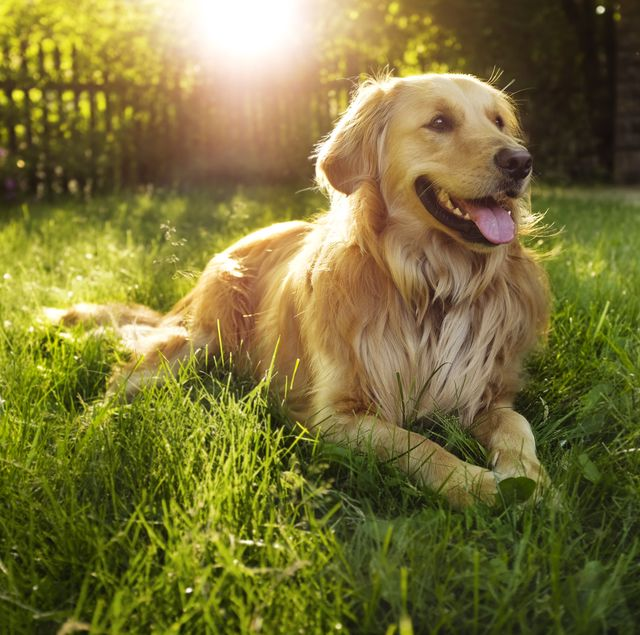
#> input picture Image Converter/dog.jpg, 640 x 635 px, given in place of the camera
$ python face_detection.py
#> lines starting #> are read from the running program, lines starting #| are printed output that depends on the picture
import cv2,pandas
from datetime import datetime

frame_first=None
timing=[]
status_list=[None,None]
face_capture=cv2.VideoCapture(0)

my_data=pandas.DataFrame(columns=["Enter Time","Exit Time"])

while True:
    check,frame=face_capture.read()
#> frame is the input picture: shape (635, 640, 3); mean B, G, R 56.4, 114.9, 122.6
    img_status=0
    gray_scale_img=cv2.cvtColor(frame,cv2.COLOR_BGR2GRAY)
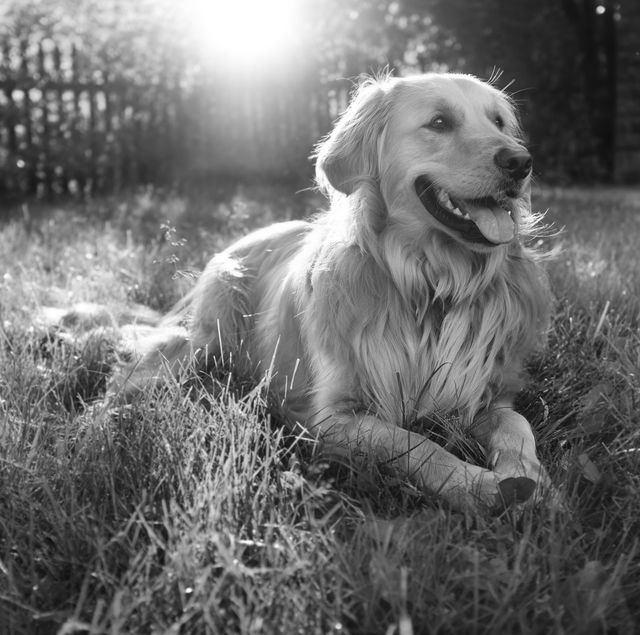
#> gray_scale_img: shape (635, 640); min 1, max 255, mean 110.5
    gray_scale_img=cv2.GaussianBlur(gray_scale_img,(21,21),0)
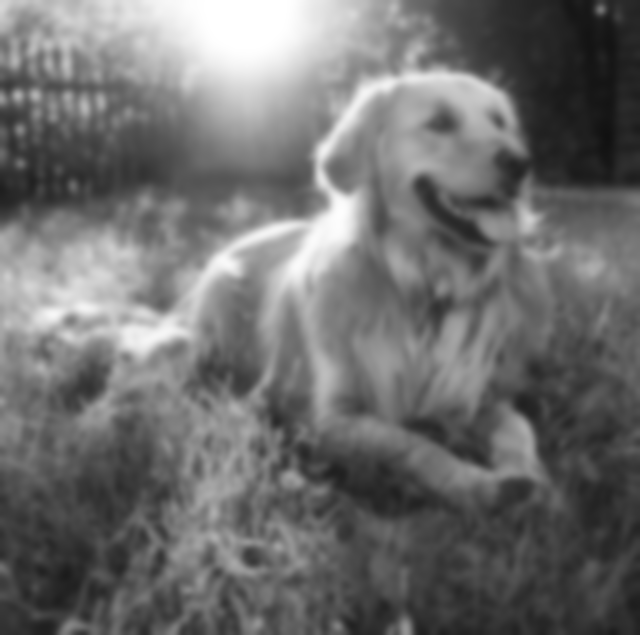
#> gray_scale_img: shape (635, 640); min 17, max 255, mean 110.5

    if frame_first is None:
        frame_first=gray_scale_img
        continue

    blured_frame=cv2.absdiff(frame_first,gray_scale_img)

    #Threshold Frame
    threshold_frame=cv2.threshold(blured_frame,40,255,cv2.THRESH_BINARY)[1]
    #Clear frame
    threshold_frame=cv2.dilate(threshold_frame,None,iterations=3)

    #Countour
    (contour,_)=cv2.findContours(threshold_frame.copy(),cv2.RETR_EXTERNAL,cv2.CHAIN_APPROX_SIMPLE)
    for cntr in contour:
        if cv2.contourArea(cntr)<10000:
            continue
        img_status=1
        (x,y,w,h)=cv2.boundingRect(cntr)
        cv2.rectangle(frame,(x,y),(x+w,y+h),(0,255,0),2)

    status_list.append(img_status)
    status_list=status_list[-2:]

    if status_list[-1]==1 and status_list[-2]==0:
        timing.append(datetime.now())
    if status_list[-1]==0 and status_list[-2]==1:
        timing.append(datetime.now())

    cv2.imshow('Normal Frame',frame) #Normal Image

    press_key=cv2.waitKey(1)
    if press_key==ord('q'):
        if img_status==1:
            timing.append(datetime.now())
        break

face_capture.release()
cv2.destroyAllWindows()
